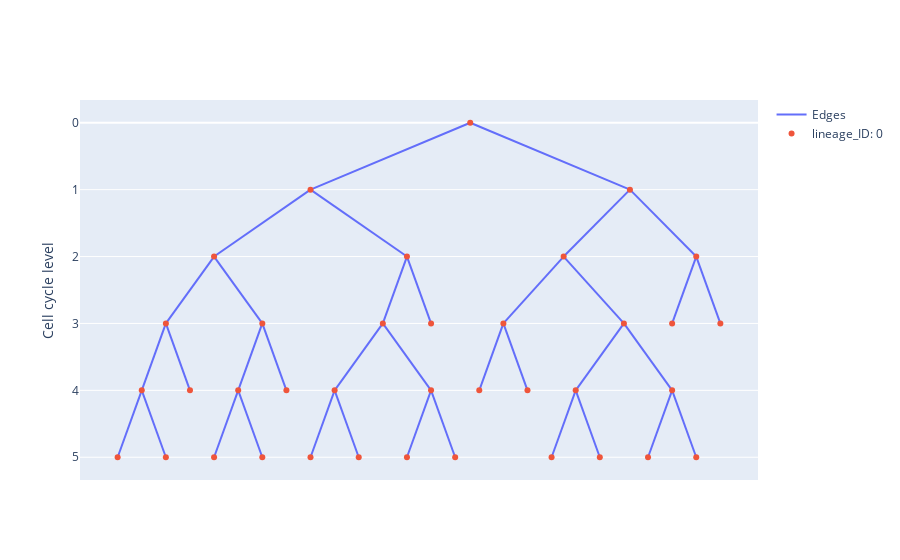

Notebook source saved alongside this figure:
### Code cell
model.get_cycle_lineage_from_ID(0).plot(
    node_hover_features=["cycle_ID", "division_time", "cycle_completeness"]
)

### Figure 1 — Plotly figure (JSON) as saved in the notebook; plotly's stock layout.template omitted (floating-point values rounded to 4 significant figures)
{"data": [{"mode": "lines", "name": "Edges", "text": [], "type": "scatter", "x": [0.6875, 0.1875, null, 0.6875, 1.188, null, -2.812, -3.312, null, -2.812, -2.312, null, -0.8125, -1.312, null, -0.8125, -0.3125, null, 2.188, 1.688, null, 2.188, 2.688, null, -4.812, -4.312, null, -4.812, -5.312, null, 4.188, 3.688, null, 4.188, 4.688, null, -6.812, -6.312, null, -6.812, -7.312, null, 0, 3.312, null, 0, -3.312, null, -3.312, -1.312, null, -3.312, -5.312, null, 3.312, 1.938, null, 3.312, 4.688, null, -5.312, -6.312, null, -5.312, -4.312, null, 1.938, 3.188, null, 1.938, 0.6875, null, -1.312, -0.8125, null, -1.312, -1.812, null, 4.688, 4.188, null, 4.688, 5.188, null, 3.188, 4.188, null, 3.188, 2.188, null, -6.312, -5.812, null, -6.312, -6.812, null, -4.312, -4.812, null, -4.312, -3.812, null, -1.812, -0.8125, null, -1.812, -2.812, null], "y": [3, 4, null, 3, 4, null, 4, 5, null, 4, 5, null, 4, 5, null, 4, 5, null, 4, 5, null, 4, 5, null, 4, 5, null, 4, 5, null, 4, 5, null, 4, 5, null, 4, 5, null, 4, 5, null, 0, 1, null, 0, 1, null, 1, 2, null, 1, 2, null, 1, 2, null, 1, 2, null, 2, 3, null, 2, 3, null, 2, 3, null, 2, 3, null, 2, 3, null, 2, 3, null, 2, 3, null, 2, 3, null, 3, 4, null, 3, 4, null, 3, 4, null, 3, 4, null, 3, 4, null, 3, 4, null, 3, 4, null, 3, 4, null]}, {"hoverinfo": "text", "hovertemplate": "%{text}", "mode": "markers", "name": "lineage_ID: 0", "text": ["cycle_ID: 9230<br>division_time: 7<br>cycle_completeness: True<br>", "cycle_ID: 9356<br>division_time: 3<br>cycle_completeness: True<br>", "cycle_ID: 9438<br>division_time: 4<br>cycle_completeness: True<br>", "cycle_ID: 9464<br>division_time: 6<br>cycle_completeness: True<br>", "cycle_ID: 9483<br>division_time: 4<br>cycle_completeness: True<br>", "cycle_ID: 9492<br>division_time: 6<br>cycle_completeness: True<br>", "cycle_ID: 9498<br>division_time: 4<br>cycle_completeness: True<br>", "cycle_ID: 8993<br>division_time: 0<br>cycle_completeness: False<br>", "cycle_ID: 9019<br>division_time: 6<br>cycle_completeness: True<br>", "cycle_ID: 9020<br>division_time: 6<br>cycle_completeness: True<br>", "cycle_ID: 9051<br>division_time: 5<br>cycle_completeness: True<br>", "cycle_ID: 9052<br>division_time: 5<br>cycle_completeness: True<br>", "cycle_ID: 9106<br>division_time: 6<br>cycle_completeness: True<br>", "cycle_ID: 9108<br>division_time: 6<br>cycle_completeness: True<br>", "cycle_ID: 9156<br>division_time: 4<br>cycle_completeness: True<br>", "cycle_ID: 9194<br>division_time: 6<br>cycle_completeness: True<br>", "cycle_ID: 9195<br>division_time: 6<br>cycle_completeness: True<br>", "cycle_ID: 9206<br>division_time: 5<br>cycle_completeness: True<br>", "cycle_ID: 9375<br>division_time: 1<br>cycle_completeness: False<br>", "cycle_ID: 9382<br>division_time: 10<br>cycle_completeness: False<br>", "cycle_ID: 9384<br>division_time: 10<br>cycle_completeness: False<br>", "cycle_ID: 9389<br>division_time: 1<br>cycle_completeness: False<br>", "cycle_ID: 9390<br>division_time: 4<br>cycle_completeness: False<br>", "cycle_ID: 9395<br>division_time: 10<br>cycle_completeness: False<br>", "cycle_ID: 9398<br>division_time: 1<br>cycle_completeness: False<br>", "cycle_ID: 9402<br>division_time: 1<br>cycle_completeness: False<br>", "cycle_ID: 9416<br>division_time: 1<br>cycle_completeness: False<br>", "cycle_ID: 9440<br>division_time: 2<br>cycle_completeness: False<br>", "cycle_ID: 9444<br>division_time: 2<br>cycle_completeness: False<br>", "cycle_ID: 9446<br>division_time: 4<br>cycle_completeness: False<br>", "cycle_ID: 9448<br>division_time: 1<br>cycle_completeness: False<br>", "cycle_ID: 9449<br>division_time: 1<br>cycle_completeness: False<br>", "cycle_ID: 9463<br>division_time: 5<br>cycle_completeness: False<br>", "cycle_ID: 9465<br>division_time: 1<br>cycle_completeness: False<br>", "cycle_ID: 9470<br>division_time: 5<br>cycle_completeness: False<br>", "cycle_ID: 9476<br>division_time: 1<br>cycle_completeness: False<br>", "cycle_ID: 9480<br>division_time: 1<br>cycle_completeness: False<br>"], "type": "scatter", "x": [0.6875, -2.812, -0.8125, 2.188, -4.812, 4.188, -6.812, 0, -3.312, 3.312, -5.312, 1.938, -1.312, 4.688, 3.188, -6.312, -4.312, -1.812, 1.688, -0.8125, 4.188, -1.312, 0.1875, 5.188, 2.688, -5.312, -7.312, -3.312, -2.312, 1.188, -6.312, -0.3125, -5.812, -4.312, -3.812, 3.688, 4.688], "y": [3, 4, 4, 4, 4, 4, 4, 0, 1, 1, 2, 2, 2, 2, 3, 3, 3, 3, 5, 3, 3, 5, 4, 3, 5, 5, 5, 5, 5, 4, 5, 5, 4, 5, 4, 5, 5]}], "layout": {"hovermode": "closest", "showlegend": true, "title": {}, "xaxis": {"showgrid": false, "showticklabels": false, "zeroline": false}, "yaxis": {"autorange": "reversed", "showgrid": true, "title": {"text": "Cell cycle level"}, "zeroline": true}}}
